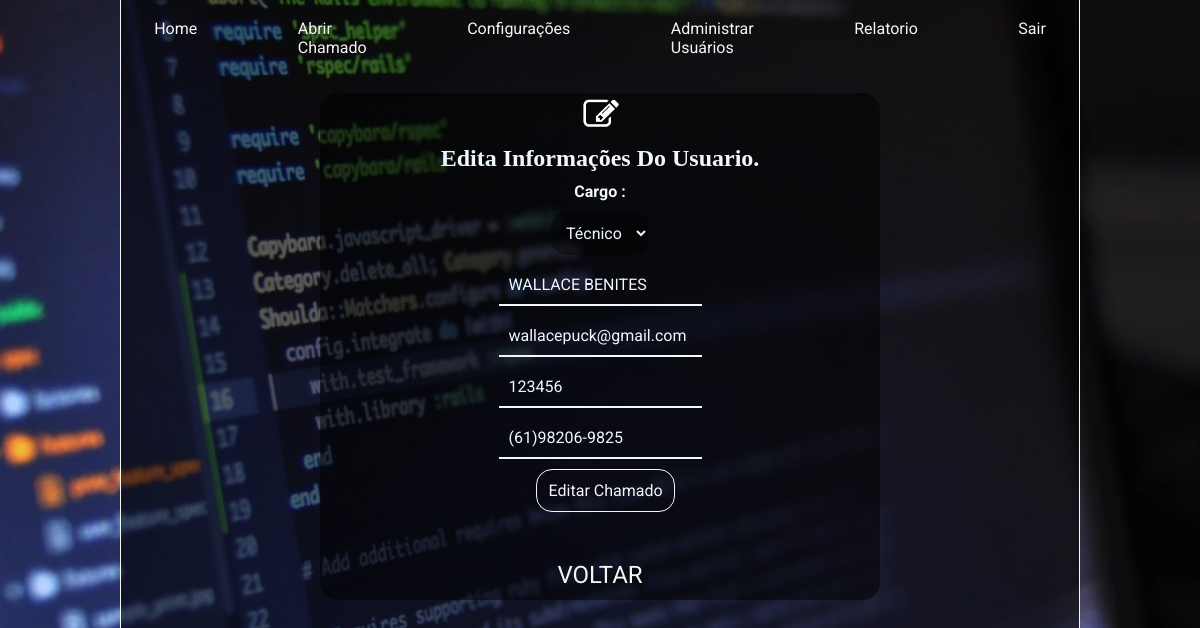
Page /html/edita_administra_usuarios.php?ID_USUARIO=8 (signed in) on the committed database.
### tables this page shows
CREATE TABLE `usuario` (
  `ID_USUARIO` int(11) NOT NULL,
  `NOME` varchar(100) DEFAULT NULL,
  `EMAIL` varchar(200) DEFAULT NULL,
  `SENHA` varchar(20) DEFAULT NULL,
  `DATA_DE_CADASTRO` varchar(10) DEFAULT NULL,
  `ID_CARGO` int(11) DEFAULT NULL,
  `TELEFONE` varchar(20) DEFAULT NULL
);

### html/edita_administra_usuarios.php (the view, shortened to what this page needs)
<?php
require_once("../php/conexao.php");
$consulta1 = "SELECT * FROM cargo_autorizacao";
$resultado_da_consulta1 = mysqli_query($conexao, $consulta1);
$id_usuario = @$_GET['ID_USUARIO'];
if ($id_usuario) {
    $consulta = "SELECT * FROM usuario WHERE ID_USUARIO = '$id_usuario'";
    $resultadoconsulta = mysqli_query($conexao, $consulta);
    $linha_input = mysqli_fetch_assoc($resultadoconsulta);
}
?>
<!DOCTYPE html>
<html lang="pt-br">
<head>
    <link rel="stylesheet" href="../styles/style.css">
</head>
<body>
<header class="cabecalho">
        <nav class="cabecalho_menu ">
            <a class="cabecalho__menu__link" href="perfil.php"> Home </a>
            <a class="cabecalho__menu__link" href="criar_os.php"> Abrir Chamado </a>
            <?php if ($_SESSION['id_cargo'] == 8) { ?>
                <a class="cabecalho__menu__link" href="categoria.php"> Configurações </a>
                <a class="cabecalho__menu__link" href="administra_usuarios.php"> Administrar Usuários </a>
                <a class="cabecalho__menu__link" href="graficos.php"> Relatorio </a>
            <?php } ?>
            <a class="cabecalho__menu__link" href="../php/logout.php"> Sair </a>
        </nav>
    </header>
    <main class="perfil">
        <div class="conteiner">
            <form id="" method="post" action="../php/up_usuario.php">
                <Section class="edição_usuario">
                    <img class="logo_chamado" src="../assets/logo_editar.png">
                    <h1> Edita Informações Do Usuario. </h1>
                    <h3 class="tipo_servico_prioridade_subtitulo">Cargo :</h3>
                    <select class="chamado_select" name="select_cargo">
                        <?php while ($linha = mysqli_fetch_assoc($resultado_da_consulta1)) { ?>
                            <option value="<?php echo $linha['ID_CARGO']; ?>">
                                <?php echo htmlspecialchars($linha['NOME_CARGO'], ENT_QUOTES, 'UTF-8');  ?>
                            </option>
                        <?php } ?>
                    </select>
                    <input class="pagina_loguin_input_nome" name="cadastro_input_name" type="text" placeholder="Nome de Usuário" maxlength="100" value="<?php echo @$linha_input['NOME']; ?>" required>
                    <input class="pagina_loguin_input" name="cadastro_input_email" type="email" placeholder="Email" maxlength="50" value="<?php echo @$linha_input['EMAIL']; ?>" required>
                    <input class="pagina_loguin_input" name="cadastro_input_senha" type="text" placeholder="Senha" maxlength="20" value="<?php echo @$linha_input['SENHA']; ?>" required>
                    <input class="pagina_loguin_input" id="telefone" name="cadastro_input_telefone" type="tel" placeholder="Telefone" maxlength="15" value="<?php echo @$linha_input['TELEFONE']; ?>" required>
                    <button onclick="escreve_alerta_chamado_editado()" class="descricao_bottom" type="submit" name="bt_editar_usuario">Editar Chamado</button>
                    <a class="link_visualizar" href="administra_usuarios.php"> VOLTAR </a>
                </Section>
            </form>
        </div>
    </main>
</body>
</html>

### styles/style.css (style rules this page uses)
* { margin: 0; padding: 0; }
:root { --font-principal: 'Roboto', sans-serif; --cor-branca-principal: whitesmoke; --cor-tranparente: rgba(0,0,0,.6); }
body { background-image: url("../assets/imagem_fundo1.png"); background-repeat: no-repeat; background-size: cover; color: aliceblue; display: flex; flex-direction: column; height: 100vh; }
.pagina_loguin_input { padding: 10px; border: none; border-bottom: solid 2px; box-shadow: none; background: none; outline: none; color: aliceblue; font-size: 1rem; font-family: var(--font-principal); }
.pagina_loguin_input_nome { padding: 10px; border: none; border-bottom: solid 2px; box-shadow: none; background: none; outline: none; color: aliceblue; font-size: 1rem; font-family: var(--font-principal); text-transform: uppercase; }
input::placeholder { font-size: 1rem; color: whitesmoke; font-family: var(--font-principal); }
.cabecalho { background-color: rgba(0,0,0,.6); margin: 0% 10%; border-left: 1px solid whitesmoke; border-right: 1px solid whitesmoke; }
.cabecalho_menu { display: flex; gap: 0.5%; justify-content: center; }
.cabecalho__menu__link { color: whitesmoke; padding: 2% 5% ; text-decoration: none; border-bottom: 1px solid rgba(0,0,0,.0); font-family: var(--font-principal); }
.logo_chamado { width: 10%; }
.tipo_servico_prioridade_subtitulo { font-family: var(--font-principal); font-size: 1rem; }
.chamado_select { background-color: rgba(0,0,0,.4); color: var(--cor-brnca-principal); border: none; font-family: var(--font-principal); outline: none; padding: 2%; border-radius: 16px; font-size: 1rem; }
.descricao_bottom { padding: 2%; border-radius: 16px; background-color: rgba(0,0,0,.0); color: var(--cor-branca-principal); border: 1px solid var(--cor-branca-principal); font-family: var(--font-principal); font-size: 1rem; margin: 0% 0% 5% 2%; }
.conteiner { background-color: rgba(0,0,0,.6); margin: 0% 10%; border-left: 1px solid whitesmoke; border-right: 1px solid whitesmoke; display: flex; flex-direction: column; align-items: center; height: 100vh; gap: 20px; }
.link_visualizar { color: whitesmoke; padding: 2%; text-decoration: none; font-family: var(--font-principal); font-size: 1.5rem; background-color: rgba(0,0,0,.0); border: none; }
.edição_usuario { align-items: center; display: flex; flex-direction: column; margin: 2% 15%; border-radius: 18px; background-color: rgba(0,0,0,.5); gap: 10px; }

### rows in the picture
usuario: cadastro_input_name "WALLACE BENITES", cadastro_input_email "wallacepuck@gmail.com", cadastro_input_senha "123456", cadastro_input_telefone "(61)98206-9825"
